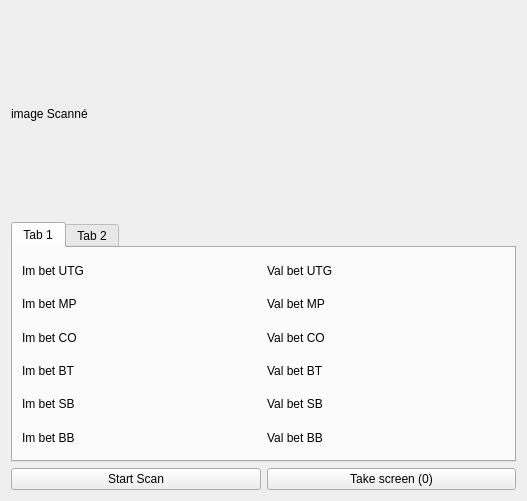
<?xml version="1.0" encoding="UTF-8"?>
<ui version="4.0">
 <class>diagReadBet</class>
 <widget class="QWidget" name="diagReadBet">
  <property name="geometry">
   <rect>
    <x>0</x>
    <y>0</y>
    <width>527</width>
    <height>501</height>
   </rect>
  </property>
  <property name="windowTitle">
   <string>Diagnostic Image Reader</string>
  </property>
  <layout class="QVBoxLayout" name="verticalLayout">
   <item>
    <widget class="QLabel" name="scanImage">
     <property name="sizePolicy">
      <sizepolicy hsizetype="Expanding" vsizetype="Expanding">
       <horstretch>0</horstretch>
       <verstretch>0</verstretch>
      </sizepolicy>
     </property>
     <property name="text">
      <string>image Scanné</string>
     </property>
    </widget>
   </item>
   <item>
    <widget class="QTabWidget" name="tabWidget">
     <property name="sizePolicy">
      <sizepolicy hsizetype="Expanding" vsizetype="Expanding">
       <horstretch>0</horstretch>
       <verstretch>0</verstretch>
      </sizepolicy>
     </property>
     <property name="currentIndex">
      <number>0</number>
     </property>
     <widget class="QWidget" name="tab">
      <attribute name="title">
       <string>Tab 1</string>
      </attribute>
      <layout class="QGridLayout" name="gridLayout">
       <item row="0" column="0">
        <widget class="QLabel" name="stack1">
         <property name="text">
          <string>Im bet UTG</string>
         </property>
        </widget>
       </item>
       <item row="0" column="1">
        <widget class="QLabel" name="valueStack1">
         <property name="text">
          <string>Val bet UTG</string>
         </property>
        </widget>
       </item>
       <item row="1" column="0">
        <widget class="QLabel" name="v1">
         <property name="text">
          <string>Im bet MP</string>
         </property>
        </widget>
       </item>
       <item row="1" column="1">
        <widget class="QLabel" name="valBetMp">
         <property name="text">
          <string>Val bet MP</string>
         </property>
        </widget>
       </item>
       <item row="2" column="0">
        <widget class="QLabel" name="v2">
         <property name="text">
          <string>Im bet CO</string>
         </property>
        </widget>
       </item>
       <item row="2" column="1">
        <widget class="QLabel" name="valBetCo">
         <property name="text">
          <string>Val bet CO</string>
         </property>
        </widget>
       </item>
       <item row="3" column="0">
        <widget class="QLabel" name="v3">
         <property name="text">
          <string>Im bet BT</string>
         </property>
        </widget>
       </item>
       <item row="3" column="1">
        <widget class="QLabel" name="valBetBt">
         <property name="text">
          <string>Val bet BT</string>
         </property>
        </widget>
       </item>
       <item row="4" column="0">
        <widget class="QLabel" name="imBetSb">
         <property name="text">
          <string>Im bet SB</string>
         </property>
        </widget>
       </item>
       <item row="4" column="1">
        <widget class="QLabel" name="valBetSb">
         <property name="text">
          <string>Val bet SB</string>
         </property>
        </widget>
       </item>
       <item row="5" column="0">
        <widget class="QLabel" name="imBetBb">
         <property name="text">
          <string>Im bet BB</string>
         </property>
        </widget>
       </item>
       <item row="5" column="1">
        <widget class="QLabel" name="valBetBb">
         <property name="text">
          <string>Val bet BB</string>
         </property>
        </widget>
       </item>
      </layout>
     </widget>
     <widget class="QWidget" name="tabOpt">
      <attribute name="title">
       <string>Tab 2</string>
      </attribute>
      <layout class="QVBoxLayout" name="verticalLayout_2">
       <item>
        <widget class="QTableView" name="tableView"/>
       </item>
      </layout>
     </widget>
    </widget>
   </item>
   <item>
    <layout class="QHBoxLayout" name="horizontalLayout">
     <item>
      <widget class="QPushButton" name="btStartStrop">
       <property name="text">
        <string>Start Scan</string>
       </property>
      </widget>
     </item>
     <item>
      <widget class="QPushButton" name="btTakeScreen">
       <property name="text">
        <string>Take screen (0)</string>
       </property>
      </widget>
     </item>
    </layout>
   </item>
  </layout>
 </widget>
 <resources/>
 <connections/>
</ui>
